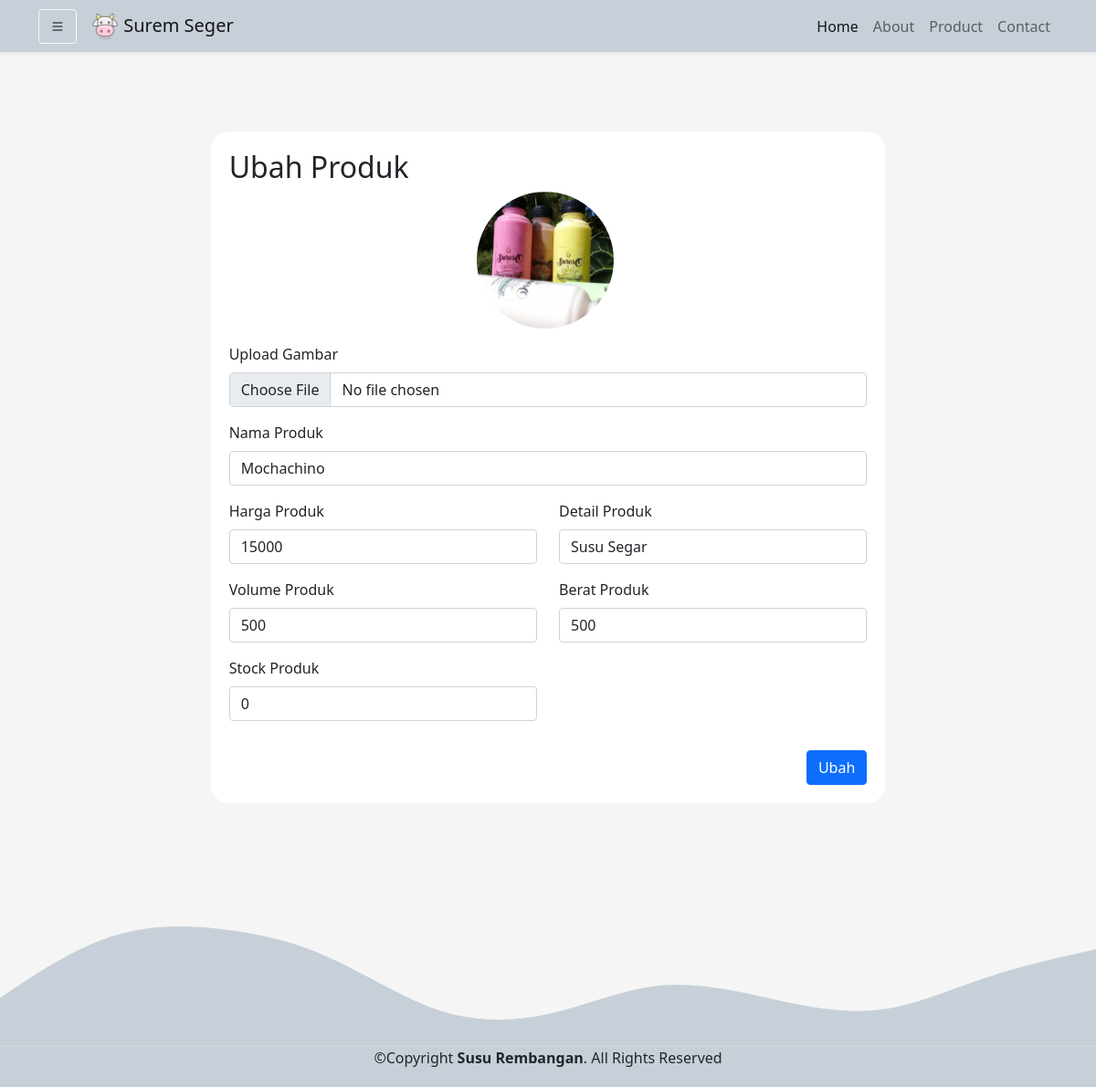
Page /Admin/ubahProduk.php?id=15 (signed in) on the committed database.
### tables this page shows
CREATE TABLE `produk` (
  `id_produk` int(11) NOT NULL,
  `nama_produk` varchar(50) NOT NULL,
  `harga_produk` varchar(50) NOT NULL,
  `deskripsi_produk` varchar(255) NOT NULL,
  `volume_produk` varchar(30) NOT NULL,
  `berat_produk` int(11) NOT NULL,
  `stock_produk` int(5) NOT NULL,
  `gambar_produk` varchar(30) NOT NULL
);

### functions.php (called while the page is built, shortened)
<?php
$conn = mysqli_connect("localhost", "root", "", "db_suremseger");
function query($query)
{
    global $conn;
    $result = mysqli_query($conn, $query);
    $rows = [];
    while ($row = mysqli_fetch_assoc($result)) {
        $rows[] = $row;
    }
    return $rows;
}

### Admin/ubahProduk.php (the view, shortened to what this page needs)
<?php
require_once("../functions.php");
$id_produk = $_GET["id"];
$product = query("SELECT * FROM produk WHERE id_produk = $id_produk")[0];
?>
<!DOCTYPE html>
<html lang="en">
<head>
    <link href="https://cdn.jsdelivr.net/npm/bootstrap@5.1.3/dist/css/bootstrap.min.css" rel="stylesheet" />
    <link rel="stylesheet" href="https://cdn.jsdelivr.net/npm/bootstrap-icons@1.8.1/font/bootstrap-icons.css" />
    <link rel="stylesheet" href="../style.css" />
</head>
<body>
    <?php include 'nav_sidebar.php' ?>
    <section id="ubahproduct">
        <div class="container mt-5">
            <div class="row g-3 justify-content-center">
                <div class="col-md-8">
                    <div class="box-register" id="box-register">
                        <h2>Ubah Produk</h2>
                        <form action="" method="POST" enctype="multipart/form-data">
                            <div class="row justify-content-center">
                                <div class="col-md-3 mb-3 ">
                                    <img src="../assets/img/produk/<?= $product['gambar_produk']; ?>" class="gambarproduct" id="gambarproduct" width="150" height="150" alt="" style="border-radius: 50%;">
                                </div>
                            </div>
                            <div class="row">
                                <div class="col-md-12 mb-3">
                                    <label for="gambar_produk" class="form-label">Upload Gambar</label>
                                    <input class="form-control" type="file" name="gambar_produk" id="gambar_produk">
                                </div>
                                <div class="col-md-12 mb-3">
                                    <label for="namaproduk" class="form-label">Nama Produk</label>
                                    <input type="text" class="form-control" name="namaproduk" id="namaproduk" value="<?= $product["nama_produk"]; ?>">
                                </div>
                                <div class="col-md-6 mb-3">
                                    <label for="hargaproduk" class="form-label">Harga Produk</label>
                                    <input type="text" class="form-control" name="hargaproduk" id="hargaproduk" value="<?= $product["harga_produk"]; ?>">
                                </div>
                                <div class="col-md-6 mb-3">
                                    <label for="detailproduk" class="form-label">Detail Produk</label>
                                    <input type="text" class="form-control" name="detailproduk" id="detailproduk" value="<?= $product["deskripsi_produk"]; ?>">
                                </div>
                                <div class="col-md-6 mb-3">
                                    <label for="volumeproduk" class="form-label">Volume Produk</label>
                                    <input type="text" class="form-control" name="volumeproduk" id="volumeproduk" value="<?= $product["volume_produk"]; ?>">
                                </div>
                                <div class="col-md-6 mb-3">
                                    <label for="beratproduk" class="form-label">Berat Produk</label>
                                    <input type="text" class="form-control" name="beratproduk" id="beratproduk" value="<?= $product["berat_produk"]; ?>">
                                </div>
                                <div class="col-md-6 mb-3">
                                    <label for="stockproduk" class="form-label">Stock Produk</label>
                                    <input type="text" class="form-control" name="stockproduk" id="stockproduk" value="<?= $product["stock_produk"]; ?>">
                                </div>
                                <div class="d-grid gap-2 d-md-flex justify-content-md-end mt-3">
                                    <button type="submit" name="add" class="btn btn-primary">Ubah</button>
                                </div>
                            </div>
                        </form>
                    </div>
                </div>
            </div>
        </div>
    </section>
    <footer class="text-center pb-1" style="background:  #c7d0d8">
        <p>©Copyright <label class="fw-bold">Susu Rembangan</label>. All Rights Reserved</p>
    </footer>
</body>
</html>

### style.css (style rules this page uses)
body { background-color: whitesmoke; }
section { padding-top: 6rem; }
#box-register { background-color: white; padding: 20px; border-radius: 20px; }

### rows in the picture
produk: gambar_produk (picture), namaproduk "Mochachino", hargaproduk "15000", detailproduk "Susu Segar", volumeproduk "500", beratproduk "500", stockproduk "0"
